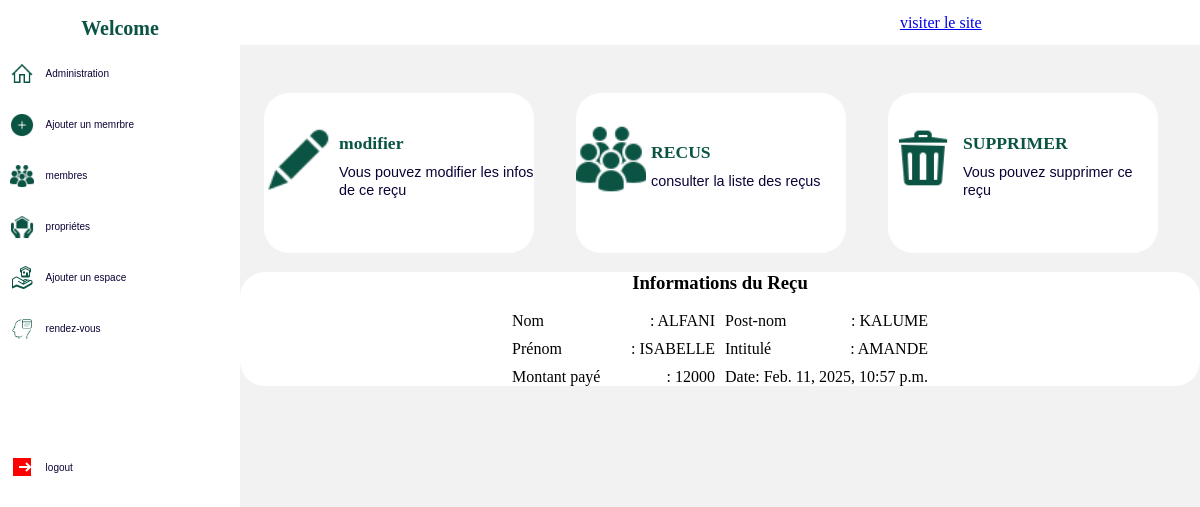
The page /receipt_detail/1/ on the database its author committed.
### app/models.py (models this page shows, shortened)
class Receipt(models.Model):
    user = models.ForeignKey(Membre, on_delete=models.CASCADE, default="")
    title = models.CharField(max_length=150)
    price = models.PositiveBigIntegerField()
    created_at=models.DateTimeField(auto_now_add=True)

class Membre (models.Model) :
    name = models.CharField(max_length=150)
    last_name = models.CharField(max_length=150)
    given_name = models.CharField(max_length=150)
    birth = models.DateField()
    address = models.CharField(max_length=300)
    number = models.PositiveIntegerField()
    bio = models.TextField()
    date_acquired = models.DateTimeField(auto_now_add=True)
    money_GIVE = models.PositiveBigIntegerField()
    children = models.PositiveBigIntegerField()
    infos_children = models.TextField()
    spouse = models.CharField(max_length=150)
    statut_choices = [
           ('MARIE' , 'marié'),
        ('CELIBATAIRE' , 'celibataire'),
           ('VEUVE' , 'veuve'),
    ]
    statut = models.CharField(max_length=11, choices=statut_choices, default='VEUVE')

### app/views.py (the view)
# urls.py: path('receipt_detail/<int:receipt_id>/', views.receipt_detail,name='receipt_detail'),
def receipt_detail(request, receipt_id):
    receipt = get_object_or_404(Receipt, id=receipt_id)
    return render (request, 'receipt_detail.html',{'receipt':receipt})

### app/templates/receipt_detail.html (shortened to what this page needs)
<!DOCTYPE html>{% load static %}
<html lang="en">
<head>
    <link rel="stylesheet" type="text/css" href="{% static 'css/profiles.css' %}">
    <link rel="stylesheet" href="{% static 'css/member.css' %}">
</head>
<body>
  <div class="body">
    <nav class="nav-menu">
        <h1> Welcome {{user.username}}  </h1>
        <ul>
            <li><a href="{% url 'profile'  %}"><img src="{% static 'img/icons8-home-32.png' %}" alt=""> <span>Administration</span></a></li>
            <li><a href="{% url 'add_member'  %}"><img src="{% static 'img/icons8-add-50.png' %}" alt=""> <span>Ajouter un memrbre</span> </a></li>
            <li><a href="{% url 'member'  %}"><img src="{% static 'img/icons8-user-groups-50.png' %}" alt=""> <span>membres</span> </a></li>
            <li><a href="{% url 'property'  %}"><img src="{% static 'img/icons8-property-50.png' %}" alt=""><span>propriétes</span></a></li>
            <li><a href="{% url 'space_form'  %}"><img src="{% static 'img/icons8-property-48.png' %}" alt=""><span>Ajouter un espace</span></a></li>
            <li><a href="{% url 'appoint'  %}"><img src="{% static 'img/icons8-appointment-80.png' %}" alt=""><span>rendez-vous</span></a></li>
            <li class="logout"><a href="{% url 'login' %}"><img src="{% static 'img/icons8-logout-24.png' %}" alt=""> <span>logout</span> </a></li>
        </ul>
       </nav>
      <nav class="nav-body">
        <nav class="nav-bar">
            <a href="{% url 'home' %}">visiter le site</a>
           </nav>
           <nav class="nav-content">
            <aside>
                <a href="{% url 'receipt_modif' receipt.id %}">
                    <p><img src="{% static 'img/icons8-edit-48.png' %}" alt=""><div class="infos">
                        <h2>modifier </h2>
                        <span>Vous pouvez modifier les infos de ce reçu</span>
                    </div></p>
                </a>
            </aside>
            <aside>
                <a href="{% url 'member' %}">
                    <p><img src="{% static 'img/icons8-user-groups-50.png' %}" alt=""><div class="infos">
                        <h2>RECUS</h2>
                        <span>consulter la liste des reçus </span>
                    </div></p>
                </a>
            </aside>
            <aside>
                <a href="{% url 'receipt_delete' receipt.id %}">
                    <p><img src="{% static 'img/icons8-trash-64.png' %}" alt=""><div class="infos">
                        <h2>SUPPRIMER</h2>
                        <span>Vous pouvez supprimer ce reçu  </span>
                    </div></p>
                </a>
            </aside>
           </nav>
           <div class="form-member" style="background-color: white;border-radius: 25px;width: auto;">
            <nav>
                <h3>Informations du Reçu</h3>
                <form  method="post">
                <nav>
                    <div><label for="">Nom</label> : {{receipt.user.name}}
                    </div>
                    <div><label for="">Post-nom</label> : {{receipt.user.last_name}}
                    </div>
                    <div><label for="">Prénom</label> : {{receipt.user.given_name}}
                    </div>
                     <div><label for="">Intitulé</label> : {{receipt.title}}
                    </div>
                    <div><label for="">Montant payé</label> : {{receipt.price}}
                    </div>
                    <div><label for="">Date</label> : {{receipt.created_at}}
                    </div>
                </form>
            </nav>
          </div>
      </nav>
  </div>
</body>
</html>

### app/static/css/profiles.css (style rules this page uses)
.body { display: flex; background-color: rgba(226, 225, 225, 0.438); left: 0; right: 0; position: fixed; height: 100%; width: 100%; top: 0; }
.nav-menu { width: 300px; height: 100%; position: relative; background-color: white; }
.nav-menu ul { left: 0; margin-left: 4%; padding: 0; }
.nav-menu ul li { list-style-type: none; margin-bottom: 1em; }
.nav-menu ul li a { display: flex; text-decoration: none; align-items: center; align-content: center; }
.logout { margin-top: 45%; }
.nav-menu ul li a span { padding: 12px; font-size: 10px; color: rgb(12, 2, 54); font-family: Arial, Helvetica, sans-serif; }
.nav-menu ul li img { width: 1.5em; height: 1.5em; }
.nav-menu h1 { display: flex; justify-content: center; font-family:'Times New Roman', Times, serif; font-weight: 900; color: rgb(11, 84, 68); font-size: 20px; }
.nav-bar { width: 100%; display: flex; background-color: white; height: 45px; justify-content: space-around; align-items: center; align-content: center; }
.nav-body { width: 100%; }
.nav-content { display: grid; grid-template-columns: repeat(3, 1fr); justify-content: center; margin-top: 5%; margin-left: 1.5em; }
.nav-content aside { width: 270px; height: 160px; background-color: white; border-radius: 25px; border: none; }
.nav-content aside a { display: flex; text-decoration: none; align-content: center; align-items: center; padding-top: 15px; }
.nav-content aside a img { width: 70px; height: 70px; }
.nav-content aside a .infos { margin-left: 5px; }
.nav-content aside a .infos h2 { color: rgb(11, 84, 68); font-family: 'Times New Roman', Times, serif; line-height: 10px; font-size: 1.1em; }
.nav-content aside a .infos span { color: rgb(12, 2, 54); font-family: sans-serif; font-size: 0.9em; }

### app/static/css/member.css (style rules this page uses)
.form-member form nav { display: grid; grid-template-columns: repeat(2,1fr); gap: 10px; }
.form-member form { display: grid; justify-content: center; }
.form-member form div { display: flex; justify-content: space-between; }
.form-member nav h3 { display: flex; justify-content: center; font-family: 'Times New Roman', Times, serif; }

### rows shown on the page
Receipt: user.name "ALFANI", user.last_name "KALUME", user.given_name "ISABELLE", title "AMANDE", price "12000", created_at "Feb. 11, 2025, 10:57 p.m."
